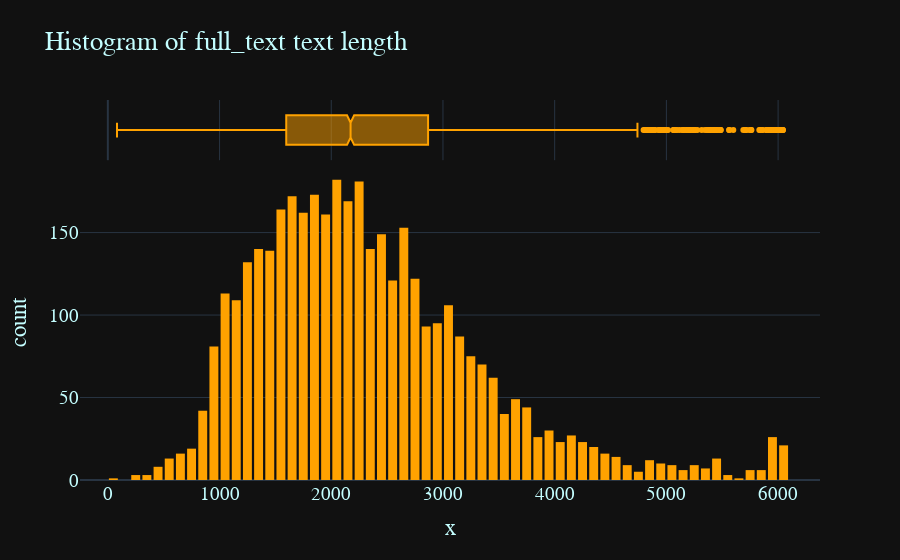

Here is the notebook cell this chart was saved with:
### Code cell
fig = px.histogram(train_df, x = train_df['full_text'].str.len(), marginal = 'box', title  = 'Histogram of full_text text length', 
                  color_discrete_sequence = ["#FFA200"] )

fig.update_layout(bargap = 0.2)

fig.update_layout(template = 'plotly_dark', font = dict(family = 'PT Sans', size = 19, color = "#C4FEFF"  ) )

fig.show()

### Figure 1 — Plotly figure (JSON) as saved in the notebook; plotly's stock layout.template omitted (floating-point values rounded to 4 significant figures; data arrays with more than 128 entries replaced by an {"elided": "..."} marker saying what was removed)
{"data": [{"alignmentgroup": "True", "bingroup": "x", "hovertemplate": "x=%{x}<br>count=%{y}<extra></extra>", "legendgroup": "", "marker": {"color": "#FFA200", "pattern": {"shape": ""}}, "name": "", "offsetgroup": "", "orientation": "v", "showlegend": false, "type": "histogram", "x": {"elided": "3911 int values"}, "xaxis": "x", "yaxis": "y"}, {"alignmentgroup": "True", "hovertemplate": "x=%{x}<extra></extra>", "legendgroup": "", "marker": {"color": "#FFA200"}, "name": "", "notched": true, "offsetgroup": "", "showlegend": false, "type": "box", "x": {"elided": "3911 int values"}, "xaxis": "x2", "yaxis": "y2"}], "layout": {"bargap": 0.2, "barmode": "relative", "font": {"color": "#C4FEFF", "family": "PT Sans", "size": 19}, "legend": {"tracegroupgap": 0}, "title": {"text": "Histogram of full_text text length"}, "xaxis": {"anchor": "y", "domain": [0, 1], "title": {"text": "x"}}, "xaxis2": {"anchor": "y2", "domain": [0, 1], "matches": "x", "showgrid": true, "showticklabels": false}, "yaxis": {"anchor": "x", "domain": [0, 0.8316], "title": {"text": "count"}}, "yaxis2": {"anchor": "x2", "domain": [0.8416, 1], "matches": "y2", "showgrid": false, "showline": false, "showticklabels": false, "ticks": ""}}}
